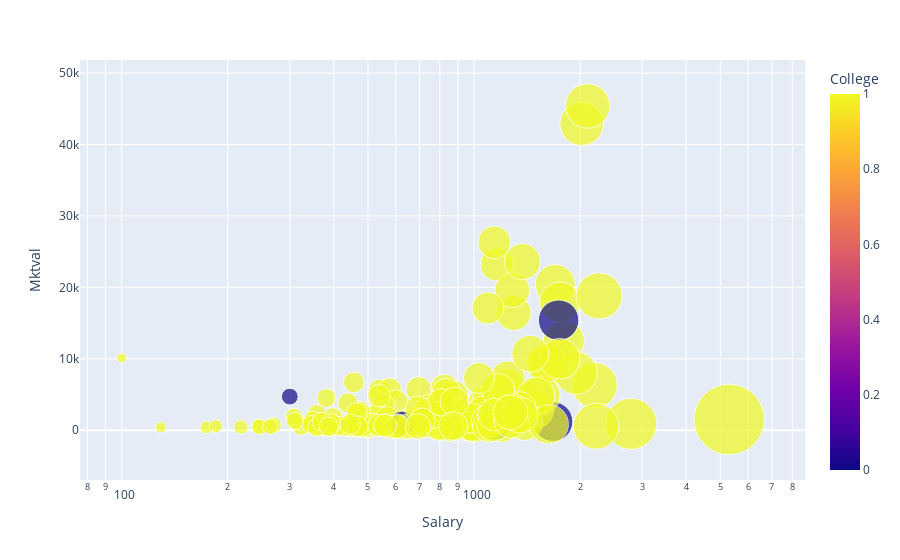

Notebook code cell kept with this figure:
### Code cell
fig = px.scatter(salary_data, x = 'Salary', y = 'Mktval', color = 'College', size = 'Salary', hover_name="College", log_x=True, size_max=50)
fig.show()

### Figure 1 — Plotly figure (JSON) as saved in the notebook; plotly's stock layout.template omitted (floating-point values rounded to 4 significant figures; data arrays with more than 128 entries replaced by an {"elided": "..."} marker saying what was removed)
{"data": [{"hovertemplate": "<b>%{hovertext}</b><br><br>Salary=%{marker.size}<br>Mktval=%{y}<br>College=%{marker.color}<extra></extra>", "hovertext": {"elided": "177 int values"}, "legendgroup": "", "marker": {"color": {"elided": "177 int values"}, "coloraxis": "coloraxis", "size": {"elided": "177 int values"}, "sizemode": "area", "sizeref": 2.12, "symbol": "circle"}, "mode": "markers", "name": "", "orientation": "v", "showlegend": false, "type": "scatter", "x": {"elided": "177 int values"}, "xaxis": "x", "y": {"elided": "177 int values"}, "yaxis": "y"}], "layout": {"coloraxis": {"colorbar": {"title": {"text": "College"}}, "colorscale": [[0, "#0d0887"], [0.1111, "#46039f"], [0.2222, "#7201a8"], [0.3333, "#9c179e"], [0.4444, "#bd3786"], [0.5556, "#d8576b"], [0.6667, "#ed7953"], [0.7778, "#fb9f3a"], [0.8889, "#fdca26"], [1, "#f0f921"]]}, "legend": {"itemsizing": "constant", "tracegroupgap": 0}, "margin": {"t": 60}, "xaxis": {"anchor": "y", "domain": [0, 1], "title": {"text": "Salary"}, "type": "log"}, "yaxis": {"anchor": "x", "domain": [0, 1], "title": {"text": "Mktval"}}}}
